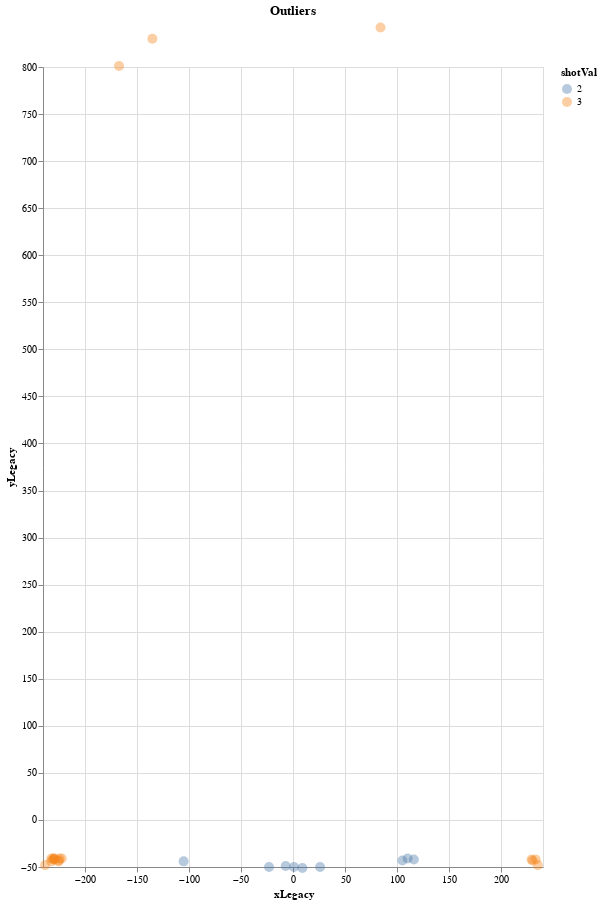

Write notebook code for a chart like this one.
### Code cell
def plot_shots(df, title):
    chart = alt.Chart(df).mark_circle(size=100, opacity=0.4).encode(
        x=alt.X('xLegacy:Q', scale=alt.Scale(domain=[-240, 240])),
        y=alt.Y('yLegacy:Q', scale=alt.Scale(domain=[-52.5, 887.5])),
        color='shotVal:N',
        tooltip=['xLegacy', 'yLegacy', 'scoreVal']
    ).properties(
        title=title,
        width=500,
        height=800
    )
    return chart

plot_shots(outliers, "Outliers")

### Figure 1 — Vega specification as saved in the notebook (floating-point values rounded to 4 significant figures)
{"$schema": "https://vega.github.io/schema/vega/v5.json", "data": [{"name": "source_0", "values": [{"scoreVal": 0.0, "shotVal": 2.0, "xLegacy": -23, "yLegacy": -50}, {"scoreVal": 0.0, "shotVal": 3.0, "xLegacy": -224, "yLegacy": -41}, {"scoreVal": 0.0, "shotVal": 3.0, "xLegacy": 84, "yLegacy": 842}, {"scoreVal": 2.0, "shotVal": 2.0, "xLegacy": 110, "yLegacy": -41}, {"scoreVal": 3.0, "shotVal": 3.0, "xLegacy": -232, "yLegacy": -44}, {"scoreVal": 3.0, "shotVal": 3.0, "xLegacy": 233, "yLegacy": -42}, {"scoreVal": 0.0, "shotVal": 2.0, "xLegacy": -7, "yLegacy": -49}, {"scoreVal": 0.0, "shotVal": 2.0, "xLegacy": -105, "yLegacy": -44}, {"scoreVal": 2.0, "shotVal": 2.0, "xLegacy": 116, "yLegacy": -42}, {"scoreVal": 0.0, "shotVal": 3.0, "xLegacy": -230, "yLegacy": -42}, {"scoreVal": 0.0, "shotVal": 3.0, "xLegacy": -229, "yLegacy": -41}, {"scoreVal": 3.0, "shotVal": 3.0, "xLegacy": -238, "yLegacy": -48}, {"scoreVal": 3.0, "shotVal": 3.0, "xLegacy": 235, "yLegacy": -48}, {"scoreVal": 0.0, "shotVal": 3.0, "xLegacy": -167, "yLegacy": 801}, {"scoreVal": 0.0, "shotVal": 2.0, "xLegacy": 9, "yLegacy": -51}, {"scoreVal": 0.0, "shotVal": 2.0, "xLegacy": 1, "yLegacy": -50}, {"scoreVal": 3.0, "shotVal": 3.0, "xLegacy": -232, "yLegacy": -41}, {"scoreVal": 3.0, "shotVal": 3.0, "xLegacy": 229, "yLegacy": -42}, {"scoreVal": 3.0, "shotVal": 3.0, "xLegacy": -229, "yLegacy": -42}, {"scoreVal": 3.0, "shotVal": 3.0, "xLegacy": -230, "yLegacy": -41}, {"scoreVal": 0.0, "shotVal": 3.0, "xLegacy": 230, "yLegacy": -43}, {"scoreVal": 0.0, "shotVal": 3.0, "xLegacy": -225, "yLegacy": -43}, {"scoreVal": 0.0, "shotVal": 3.0, "xLegacy": -135, "yLegacy": 830}, {"scoreVal": 0.0, "shotVal": 2.0, "xLegacy": 26, "yLegacy": -50}, {"scoreVal": 3.0, "shotVal": 3.0, "xLegacy": -222, "yLegacy": -41}, {"scoreVal": 0.0, "shotVal": 2.0, "xLegacy": 105, "yLegacy": -43}, {"scoreVal": 0.0, "shotVal": 3.0, "xLegacy": -225, "yLegacy": -44}]}, {"name": "source_0_color_domain_shotVal", "values": [{"shotVal": 2.0}, {"shotVal": 3.0}]}], "marks": [{"type": "symbol", "name": "marks", "from": {"data": "source_0"}, "encode": {"update": {"size": {"value": 100}, "fill": {"field": "shotVal", "scale": "color"}, "opacity": {"value": 0.4}, "y": {"field": "yLegacy", "scale": "y"}, "x": {"field": "xLegacy", "scale": "x"}, "shape": {"value": "circle"}, "tooltip": {"signal": "{\"xLegacy\": format(datum[\"xLegacy\"], \"\"), \"yLegacy\": format(datum[\"yLegacy\"], \"\"), \"scoreVal\": format(datum[\"scoreVal\"], \"\")}"}}}, "style": ["circle"]}], "scales": [{"name": "x", "type": "linear", "domain": [-240, 240], "range": [0, {"signal": "width"}], "zero": true}, {"name": "y", "type": "linear", "domain": [-50, 800], "range": [{"signal": "height"}, 0], "zero": true}, {"name": "color", "type": "ordinal", "domain": {"data": "source_0_color_domain_shotVal", "field": "shotVal", "sort": true}, "range": "category"}], "axes": [{"scale": "x", "maxExtent": 0, "ticks": false, "zindex": 0, "minExtent": 0, "aria": false, "gridScale": "y", "domain": false, "labels": false, "grid": true, "tickCount": {"signal": "ceil(width/40)"}, "orient": "bottom"}, {"scale": "y", "tickCount": {"signal": "ceil(height/40)"}, "zindex": 0, "minExtent": 0, "grid": true, "domain": false, "labels": false, "orient": "left", "gridScale": "x", "aria": false, "ticks": false, "maxExtent": 0}, {"scale": "x", "zindex": 0, "labelFlush": true, "labelOverlap": true, "grid": false, "orient": "bottom", "title": "xLegacy", "tickCount": {"signal": "ceil(width/40)"}}, {"scale": "y", "orient": "left", "title": "yLegacy", "labelOverlap": true, "zindex": 0, "tickCount": {"signal": "ceil(height/40)"}, "grid": false}], "title": {"text": "Outliers", "frame": "group"}, "padding": 5, "style": "cell", "legends": [{"fill": "color", "symbolType": "circle", "title": "shotVal", "encode": {"symbols": {"update": {"opacity": {"value": 0.4}}}}}], "background": "white", "width": 500, "height": 800}
